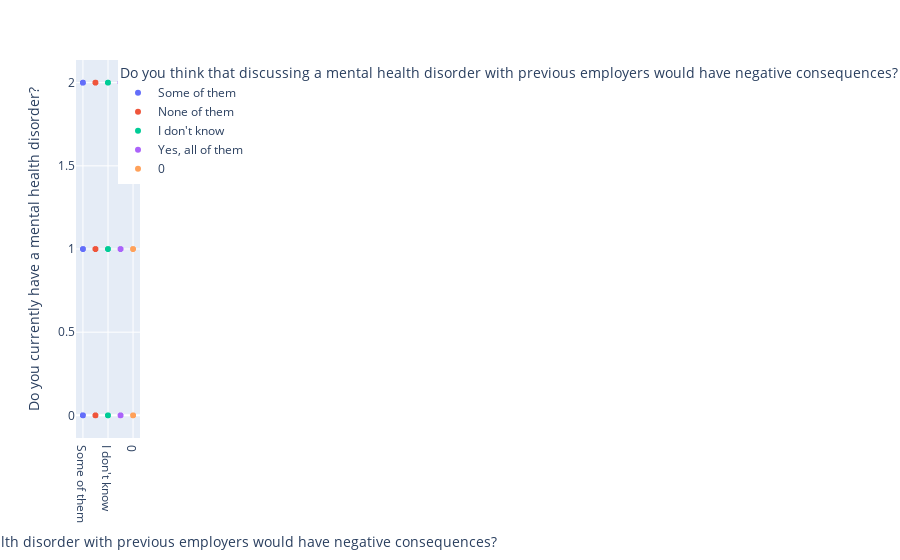

Write notebook code for a chart like this one.
### Code cell
fig = px.scatter(
    data,
    y="Do you currently have a mental health disorder?",
    x=
    'Do you think that discussing a mental health disorder with previous employers would have negative consequences?',
    color="Do you think that discussing a mental health disorder with previous employers would have negative consequences?")
fig.show()

### Figure 1 — Plotly figure (JSON) as saved in the notebook; plotly's stock layout.template omitted (floating-point values rounded to 4 significant figures; data arrays with more than 128 entries replaced by an {"elided": "..."} marker saying what was removed)
{"data": [{"hoverlabel": {"namelength": 0}, "hovertemplate": "Do you think that discussing a mental health disorder with previous employers would have negative consequences?=%{x}<br>Do you currently have a mental health disorder?=%{y}", "legendgroup": "Some of them", "marker": {"color": "#636efa", "symbol": "circle"}, "mode": "markers", "name": "Some of them", "showlegend": true, "type": "scattergl", "x": {"elided": "615 str values"}, "xaxis": "x", "y": {"elided": "615 int values"}, "yaxis": "y"}, {"hoverlabel": {"namelength": 0}, "hovertemplate": "Do you think that discussing a mental health disorder with previous employers would have negative consequences?=%{x}<br>Do you currently have a mental health disorder?=%{y}", "legendgroup": "None of them", "marker": {"color": "#EF553B", "symbol": "circle"}, "mode": "markers", "name": "None of them", "showlegend": true, "type": "scattergl", "x": ["None of them", "None of them", "None of them", "None of them", "None of them", "None of them", "None of them", "None of them", "None of them", "None of them", "None of them", "None of them", "None of them", "None of them", "None of them", "None of them", "None of them", "None of them", "None of them", "None of them", "None of them", "None of them", "None of them", "None of them", "None of them", "None of them", "None of them", "None of them", "None of them", "None of them", "None of them", "None of them", "None of them", "None of them", "None of them", "None of them", "None of them", "None of them", "None of them", "None of them", "None of them", "None of them", "None of them", "None of them", "None of them", "None of them", "None of them", "None of them", "None of them", "None of them", "None of them", "None of them", "None of them", "None of them", "None of them", "None of them", "None of them", "None of them", "None of them", "None of them", "None of them", "None of them", "None of them", "None of them", "None of them", "None of them", "None of them", "None of them", "None of them", "None of them", "None of them", "None of them", "None of them", "None of them", "None of them", "None of them", "None of them", "None of them", "None of them", "None of them", "None of them", "None of them", "None of them", "None of them", "None of them", "None of them", "None of them", "None of them", "None of them", "None of them", "None of them", "None of them", "None of them", "None of them", "None of them", "None of them", "None of them", "None of them", "None of them", "None of them", "None of them", "None of them", "None of them", "None of them", "None of them", "None of them", "None of them", "None of them", "None of them", "None of them", "None of them", "None of them", "None of them"], "xaxis": "x", "y": [2, 1, 2, 1, 1, 2, 0, 1, 2, 2, 1, 2, 1, 1, 1, 1, 1, 2, 1, 1, 1, 1, 1, 1, 1, 1, 2, 0, 2, 1, 2, 0, 0, 2, 0, 0, 1, 0, 0, 0, 0, 2, 2, 0, 1, 1, 1, 1, 1, 0, 2, 1, 1, 1, 0, 1, 1, 2, 1, 1, 1, 1, 2, 0, 1, 0, 2, 2, 1, 2, 2, 1, 1, 2, 0, 0, 0, 1, 1, 1, 1, 2, 2, 0, 2, 1, 1, 0, 0, 1, 0, 2, 2, 1, 1, 0, 2, 2, 1, 0, 1, 0, 1, 2, 2, 2, 1, 1, 0, 1, 2, 2, 2], "yaxis": "y"}, {"hoverlabel": {"namelength": 0}, "hovertemplate": "Do you think that discussing a mental health disorder with previous employers would have negative consequences?=%{x}<br>Do you currently have a mental health disorder?=%{y}", "legendgroup": "I don't know", "marker": {"color": "#00cc96", "symbol": "circle"}, "mode": "markers", "name": "I don't know", "showlegend": true, "type": "scattergl", "x": {"elided": "310 str values"}, "xaxis": "x", "y": {"elided": "310 int values"}, "yaxis": "y"}, {"hoverlabel": {"namelength": 0}, "hovertemplate": "Do you think that discussing a mental health disorder with previous employers would have negative consequences?=%{x}<br>Do you currently have a mental health disorder?=%{y}", "legendgroup": "Yes, all of them", "marker": {"color": "#ab63fa", "symbol": "circle"}, "mode": "markers", "name": "Yes, all of them", "showlegend": true, "type": "scattergl", "x": {"elided": "226 str values"}, "xaxis": "x", "y": {"elided": "226 int values"}, "yaxis": "y"}, {"hoverlabel": {"namelength": 0}, "hovertemplate": "Do you think that discussing a mental health disorder with previous employers would have negative consequences?=%{x}<br>Do you currently have a mental health disorder?=%{y}", "legendgroup": "0", "marker": {"color": "#FFA15A", "symbol": "circle"}, "mode": "markers", "name": "0", "showlegend": true, "type": "scattergl", "x": {"elided": "169 int values"}, "xaxis": "x", "y": {"elided": "169 int values"}, "yaxis": "y"}], "layout": {"legend": {"title": {"text": "Do you think that discussing a mental health disorder with previous employers would have negative consequences?"}, "tracegroupgap": 0}, "margin": {"t": 60}, "xaxis": {"anchor": "y", "categoryarray": ["Some of them", "None of them", "I don't know", "Yes, all of them", 0], "categoryorder": "array", "domain": [0, 1], "title": {"text": "Do you think that discussing a mental health disorder with previous employers would have negative consequences?"}}, "yaxis": {"anchor": "x", "domain": [0, 1], "title": {"text": "Do you currently have a mental health disorder?"}}}}
